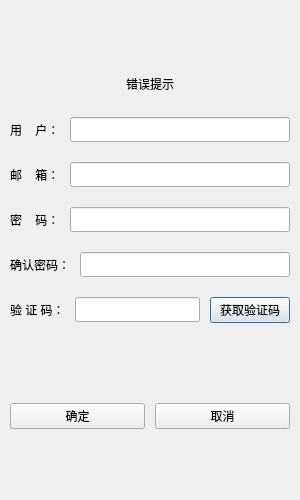
<?xml version="1.0" encoding="UTF-8"?>
<ui version="4.0">
 <class>RegisterDialog</class>
 <widget class="QDialog" name="RegisterDialog">
  <property name="geometry">
   <rect>
    <x>0</x>
    <y>0</y>
    <width>300</width>
    <height>500</height>
   </rect>
  </property>
  <property name="minimumSize">
   <size>
    <width>300</width>
    <height>500</height>
   </size>
  </property>
  <property name="maximumSize">
   <size>
    <width>300</width>
    <height>500</height>
   </size>
  </property>
  <property name="windowTitle">
   <string>Dialog</string>
  </property>
  <layout class="QVBoxLayout" name="verticalLayout">
   <property name="spacing">
    <number>10</number>
   </property>
   <property name="leftMargin">
    <number>5</number>
   </property>
   <property name="topMargin">
    <number>5</number>
   </property>
   <property name="rightMargin">
    <number>5</number>
   </property>
   <property name="bottomMargin">
    <number>5</number>
   </property>
   <item>
    <spacer name="verticalSpacer">
     <property name="orientation">
      <enum>Qt::Vertical</enum>
     </property>
     <property name="sizeHint" stdset="0">
      <size>
       <width>20</width>
       <height>40</height>
      </size>
     </property>
    </spacer>
   </item>
   <item>
    <widget class="QWidget" name="widget" native="true">
     <property name="minimumSize">
      <size>
       <width>0</width>
       <height>30</height>
      </size>
     </property>
     <layout class="QVBoxLayout" name="verticalLayout_2">
      <item>
       <widget class="QLabel" name="errorTip">
        <property name="text">
         <string>错误提示</string>
        </property>
        <property name="alignment">
         <set>Qt::AlignCenter</set>
        </property>
       </widget>
      </item>
     </layout>
    </widget>
   </item>
   <item>
    <layout class="QHBoxLayout" name="horizontalLayout">
     <property name="leftMargin">
      <number>5</number>
     </property>
     <property name="topMargin">
      <number>5</number>
     </property>
     <property name="rightMargin">
      <number>5</number>
     </property>
     <property name="bottomMargin">
      <number>5</number>
     </property>
     <item>
      <widget class="QLabel" name="userLabel">
       <property name="text">
        <string>用    户：</string>
       </property>
      </widget>
     </item>
     <item>
      <widget class="QLineEdit" name="userEdit">
       <property name="minimumSize">
        <size>
         <width>0</width>
         <height>25</height>
        </size>
       </property>
       <property name="maximumSize">
        <size>
         <width>222</width>
         <height>25</height>
        </size>
       </property>
      </widget>
     </item>
    </layout>
   </item>
   <item>
    <layout class="QHBoxLayout" name="horizontalLayout_2">
     <property name="leftMargin">
      <number>5</number>
     </property>
     <property name="topMargin">
      <number>5</number>
     </property>
     <property name="rightMargin">
      <number>5</number>
     </property>
     <property name="bottomMargin">
      <number>5</number>
     </property>
     <item>
      <widget class="QLabel" name="emailLabel">
       <property name="text">
        <string>邮    箱：</string>
       </property>
      </widget>
     </item>
     <item>
      <widget class="QLineEdit" name="emailEdit">
       <property name="minimumSize">
        <size>
         <width>0</width>
         <height>25</height>
        </size>
       </property>
       <property name="maximumSize">
        <size>
         <width>222</width>
         <height>25</height>
        </size>
       </property>
      </widget>
     </item>
    </layout>
   </item>
   <item>
    <layout class="QHBoxLayout" name="horizontalLayout_3">
     <property name="leftMargin">
      <number>5</number>
     </property>
     <property name="topMargin">
      <number>5</number>
     </property>
     <property name="rightMargin">
      <number>5</number>
     </property>
     <property name="bottomMargin">
      <number>5</number>
     </property>
     <item>
      <widget class="QLabel" name="passLabel">
       <property name="text">
        <string>密    码：</string>
       </property>
      </widget>
     </item>
     <item>
      <widget class="QLineEdit" name="passEdit">
       <property name="minimumSize">
        <size>
         <width>0</width>
         <height>25</height>
        </size>
       </property>
       <property name="maximumSize">
        <size>
         <width>222</width>
         <height>25</height>
        </size>
       </property>
      </widget>
     </item>
    </layout>
   </item>
   <item>
    <layout class="QHBoxLayout" name="horizontalLayout_4">
     <property name="leftMargin">
      <number>5</number>
     </property>
     <property name="topMargin">
      <number>5</number>
     </property>
     <property name="rightMargin">
      <number>5</number>
     </property>
     <property name="bottomMargin">
      <number>5</number>
     </property>
     <item>
      <widget class="QLabel" name="confirmLabel">
       <property name="text">
        <string>确认密码：</string>
       </property>
      </widget>
     </item>
     <item>
      <widget class="QLineEdit" name="confirmEdit">
       <property name="minimumSize">
        <size>
         <width>0</width>
         <height>25</height>
        </size>
       </property>
       <property name="maximumSize">
        <size>
         <width>16777215</width>
         <height>25</height>
        </size>
       </property>
      </widget>
     </item>
    </layout>
   </item>
   <item>
    <layout class="QHBoxLayout" name="horizontalLayout_5">
     <property name="leftMargin">
      <number>5</number>
     </property>
     <property name="topMargin">
      <number>5</number>
     </property>
     <property name="rightMargin">
      <number>5</number>
     </property>
     <property name="bottomMargin">
      <number>5</number>
     </property>
     <item>
      <widget class="QLabel" name="verifyLabel">
       <property name="text">
        <string>验 证 码：</string>
       </property>
      </widget>
     </item>
     <item>
      <widget class="QLineEdit" name="verifyEdit">
       <property name="minimumSize">
        <size>
         <width>0</width>
         <height>25</height>
        </size>
       </property>
       <property name="maximumSize">
        <size>
         <width>16777215</width>
         <height>25</height>
        </size>
       </property>
      </widget>
     </item>
     <item>
      <widget class="QPushButton" name="getCodeBtn">
       <property name="text">
        <string>获取验证码</string>
       </property>
      </widget>
     </item>
    </layout>
   </item>
   <item>
    <spacer name="verticalSpacer_3">
     <property name="orientation">
      <enum>Qt::Vertical</enum>
     </property>
     <property name="sizeHint" stdset="0">
      <size>
       <width>20</width>
       <height>40</height>
      </size>
     </property>
    </spacer>
   </item>
   <item>
    <layout class="QHBoxLayout" name="horizontalLayout_6">
     <property name="leftMargin">
      <number>5</number>
     </property>
     <property name="topMargin">
      <number>5</number>
     </property>
     <property name="rightMargin">
      <number>5</number>
     </property>
     <property name="bottomMargin">
      <number>5</number>
     </property>
     <item>
      <widget class="QPushButton" name="confirmBtn">
       <property name="text">
        <string>确定</string>
       </property>
      </widget>
     </item>
     <item>
      <widget class="QPushButton" name="cancelBtn">
       <property name="text">
        <string>取消</string>
       </property>
      </widget>
     </item>
    </layout>
   </item>
   <item>
    <spacer name="verticalSpacer_2">
     <property name="orientation">
      <enum>Qt::Vertical</enum>
     </property>
     <property name="sizeHint" stdset="0">
      <size>
       <width>20</width>
       <height>40</height>
      </size>
     </property>
    </spacer>
   </item>
  </layout>
 </widget>
 <resources/>
 <connections/>
</ui>
